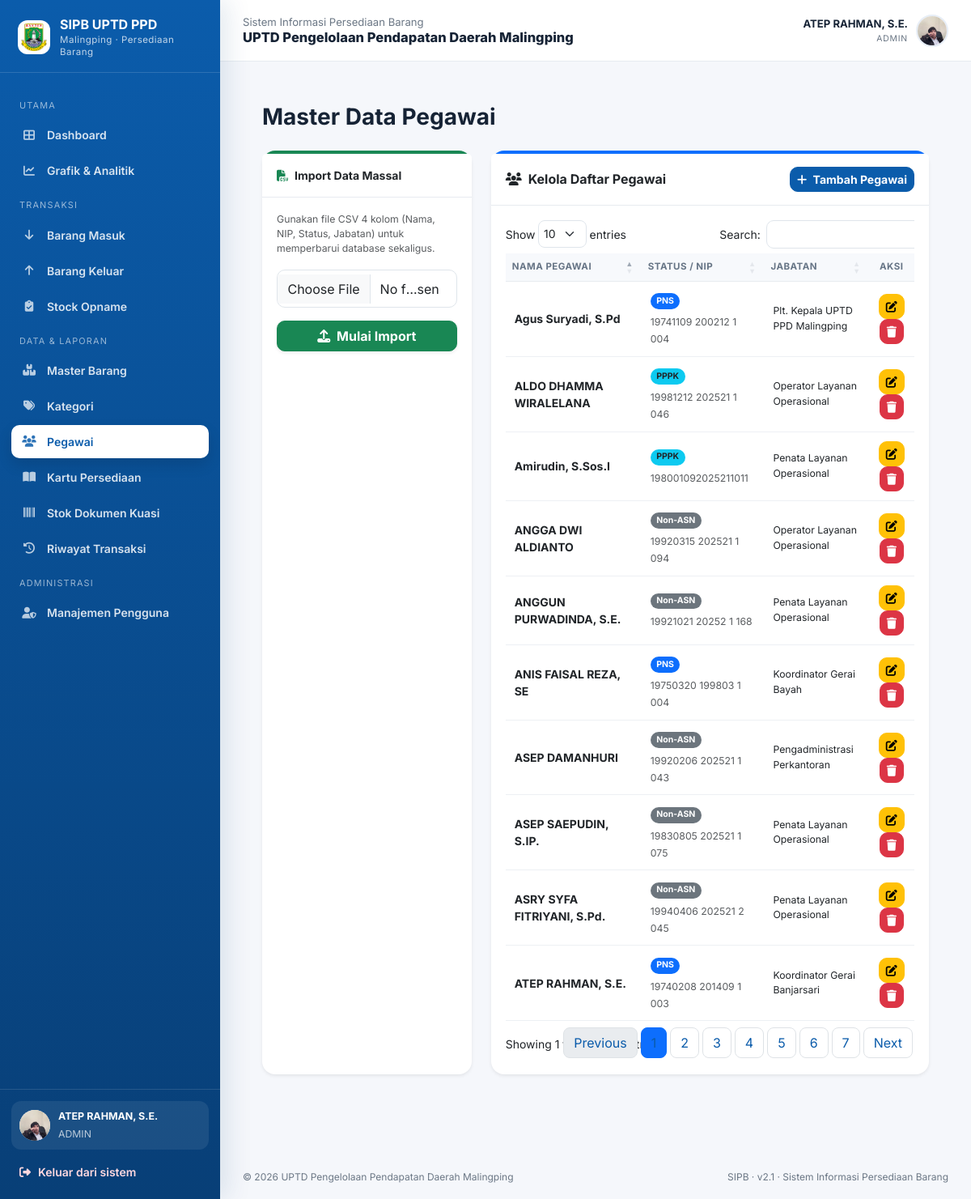
The app's page /inventory/manage_pegawai.php (signed in) with its own data.
### tables this page shows
CREATE TABLE users (
  id integer NOT NULL,
  pegawai_id integer DEFAULT NULL,
  username varchar(50) NOT NULL,
  password varchar(255) NOT NULL,
  nama_lengkap varchar(100) NOT NULL,
  role text DEFAULT 'user',
  is_active smallint DEFAULT 1,
  nip varchar(50) DEFAULT NULL,
  jabatan varchar(100) DEFAULT NULL,
  email varchar(100) DEFAULT NULL,
  foto_profil varchar(255) DEFAULT 'default.png',
  no_hp varchar(20) DEFAULT NULL,
  jenis_kelamin text DEFAULT NULL,
  tanggal_lahir date DEFAULT NULL,
  alamat text DEFAULT NULL
);

CREATE TABLE pegawai (
  id integer NOT NULL,
  nama_pegawai varchar(100) NOT NULL,
  nip varchar(50) DEFAULT NULL,
  status_pegawai varchar(20) DEFAULT 'Non-ASN',
  jabatan varchar(100) DEFAULT NULL
);

### inventory/manage_pegawai.php (the view, shortened to what this page needs)
<?php
require_once 'functions.php';
require 'header.php';
?>
<div class="container-fluid px-4 mt-4 mb-5">
    <div class="d-sm-flex align-items-center justify-content-between mb-4">
        <h1 class="h3 mb-0 text-gray-800 fw-bold" style="color: var(--gov-primary);">Master Data Pegawai</h1>
    </div>
    <div class="row">
        <div class="col-lg-4 mb-4">
            <div class="card shadow-sm border-0 border-top border-4 border-success h-100">
                <div class="card-header bg-white fw-bold"><i class="fas fa-file-csv me-2 text-success"></i>Import Data Massal</div>
                <div class="card-body">
                    <p class="small text-muted">Gunakan file CSV 4 kolom (Nama, NIP, Status, Jabatan) untuk memperbarui database sekaligus.</p>
                    <form action="" method="POST" enctype="multipart/form-data">
                        <div class="mb-3">
                            <input type="file" name="file_csv" class="form-control" accept=".csv" required>
                        </div>
                        <button type="submit" name="proses_import" class="btn btn-success w-100 fw-bold shadow-sm">
                            <i class="fas fa-upload me-1"></i> Mulai Import
                        </button>
                    </form>
                </div>
            </div>
        </div>
        <div class="col-lg-8 mb-4">
            <div class="card shadow-sm border-0 border-top border-4 border-primary h-100">
                <div class="card-header bg-white d-flex justify-content-between align-items-center py-3">
                    <h6 class="fw-bold mb-0 text-gov-primary"><i class="fas fa-users me-2"></i>Kelola Daftar Pegawai</h6>
                    <button class="btn btn-sm btn-primary fw-bold" data-bs-toggle="modal" data-bs-target="#modalTambah">
                        <i class="fas fa-plus me-1"></i> Tambah Pegawai
                    </button>
                </div>
                <div class="card-body">
                    <div class="table-responsive">
                        <table class="table table-hover align-middle tabel-data" style="width:100%">
                            <thead class="bg-light small text-uppercase fw-bold">
                                <tr>
                                    <th>Nama Pegawai</th>
                                    <th>Status / NIP</th>
                                    <th>Jabatan</th>
                                    <th class="text-center">Aksi</th>
                                </tr>
                            </thead>
                            <tbody>
                                <?php
                                $rows = $pdo->query("SELECT * FROM pegawai ORDER BY nama_pegawai ASC")->fetchAll();
                                foreach ($rows as $r):
                                    $st = $r['status_pegawai'] ?: 'Non-ASN';
                                    $color = ($st == 'PNS') ? 'bg-primary' : (($st == 'PPPK') ? 'bg-info text-dark' : 'bg-secondary');
                                ?>
                                <tr>
                                    <td class="fw-bold"><?= htmlspecialchars($r['nama_pegawai']); ?></td>
                                    <td>
                                        <span class="badge <?= $color; ?> mb-1"><?= $st; ?></span><br>
                                        <small class="text-muted"><?= htmlspecialchars($r['nip'] ?: '-'); ?></small>
                                    </td>
                                    <td class="small"><?= htmlspecialchars($r['jabatan']); ?></td>
                                    <td class="text-center">
                                        <button class="btn btn-sm btn-warning btn-edit"
                                            data-bs-toggle="modal" data-bs-target="#modalEdit"
                                            data-id="<?= $r['id']; ?>"
                                            data-nama="<?= htmlspecialchars($r['nama_pegawai']); ?>"
                                            data-nip="<?= htmlspecialchars($r['nip']); ?>"
                                            data-status="<?= $st; ?>"
                                            data-jabatan="<?= htmlspecialchars($r['jabatan']); ?>">
                                            <i class="fas fa-edit"></i>
                                        </button>
                                        <form action="" method="POST" class="d-inline" onsubmit="return confirm('Hapus pegawai ini?')">
                                            <button type="submit" name="hapus_pegawai" class="btn btn-sm btn-danger"><i class="fas fa-trash"></i></button>
                                        </form>
                                    </td>
                                </tr>
                                <?php endforeach; ?>
                            </tbody>
                        </table>
                    </div>
                </div>
            </div>
        </div>
    </div>
</div>
<?php require 'footer.php'; ?>

### inventory/header.php (shortened to what this page needs)
<?php
require_once __DIR__ . '/functions.php';
$current_page = basename($_SERVER['PHP_SELF'] ?? 'index.php');
$role = $_SESSION['role'] ?? 'user';
$nama_user = $_SESSION['nama_lengkap'] ?? 'Pengguna';
$foto_nav = 'default.png';
if (isset($_SESSION['user_id']) && isset($pdo)) {
    try {
        $stmt_ava = $pdo->prepare("SELECT foto_profil FROM users WHERE id = ?");
        $stmt_ava->execute([$_SESSION['user_id']]);
        $ava_row = $stmt_ava->fetch(PDO::FETCH_ASSOC);
        if ($ava_row && !empty($ava_row['foto_profil'])) $foto_nav = $ava_row['foto_profil'];
    } catch (Exception $e) { error_log('avatar lookup: ' . $e->getMessage()); }
}
$path_nav = 'uploads/profil/' . $foto_nav;
function nav_active(array $pages, string $current): string { return in_array($current, $pages, true) ? 'active' : ''; }
?>
<!DOCTYPE html>
<html lang="id">
<head>
    <link href="https://cdn.jsdelivr.net/npm/bootstrap@5.3.0/dist/css/bootstrap.min.css" rel="stylesheet">
    <link rel="stylesheet" href="https://cdnjs.cloudflare.com/ajax/libs/font-awesome/6.4.0/css/all.min.css">
    <link href="https://cdn.datatables.net/1.13.6/css/dataTables.bootstrap5.min.css" rel="stylesheet">
    <link href="https://cdn.datatables.net/responsive/2.5.0/css/responsive.bootstrap5.min.css" rel="stylesheet">
</head>
<body>
<div class="app-shell">
    <aside class="sidebar" id="sidebar">
        <a class="brand text-white" href="index.php">
            <img src="logo_banten.png?v=3" alt="Logo Banten">
            <div class="brand-title"><strong>SIPB UPTD PPD</strong><small>Malingping · Persediaan Barang</small></div>
        </a>
        <nav class="sidebar-nav">
            <div class="nav-label">Utama</div>
            <a class="side-link <?= nav_active(['index.php'], $current_page) ?>" href="index.php"><i class="fa-solid fa-table-cells-large"></i><span>Dashboard</span></a>
            <a class="side-link <?= nav_active(['dashboard.php'], $current_page) ?>" href="dashboard.php"><i class="fa-solid fa-chart-line"></i><span>Grafik & Analitik</span></a>
            <div class="nav-label">Transaksi</div>
            <a class="side-link <?= nav_active(['barang_masuk.php'], $current_page) ?>" href="barang_masuk.php"><i class="fa-solid fa-arrow-down"></i><span>Barang Masuk</span></a>
            <a class="side-link <?= nav_active(['barang_keluar.php'], $current_page) ?>" href="barang_keluar.php"><i class="fa-solid fa-arrow-up"></i><span>Barang Keluar</span></a>
            <a class="side-link <?= nav_active(['stock_opname.php'], $current_page) ?>" href="stock_opname.php"><i class="fa-solid fa-clipboard-check"></i><span>Stock Opname</span></a>
            <div class="nav-label">Data & Laporan</div>
            <?php if ($role === 'admin'): ?>
                <a class="side-link <?= nav_active(['manage_barang.php'], $current_page) ?>" href="manage_barang.php"><i class="fa-solid fa-boxes-stacked"></i><span>Master Barang</span></a>
                <a class="side-link <?= nav_active(['master_kategori.php'], $current_page) ?>" href="master_kategori.php"><i class="fa-solid fa-tags"></i><span>Kategori</span></a>
                <a class="side-link <?= nav_active(['manage_pegawai.php'], $current_page) ?>" href="manage_pegawai.php"><i class="fa-solid fa-users"></i><span>Pegawai</span></a>
            <?php endif; ?>
            <a class="side-link <?= nav_active(['kartu_persediaan.php'], $current_page) ?>" href="kartu_persediaan.php"><i class="fa-solid fa-book-open"></i><span>Kartu Persediaan</span></a>
            <a class="side-link <?= nav_active(['stok_kuasi.php'], $current_page) ?>" href="stok_kuasi.php"><i class="fa-solid fa-barcode"></i><span>Stok Dokumen Kuasi</span></a>
            <a class="side-link <?= nav_active(['riwayat_masuk.php','riwayat_keluar.php'], $current_page) ?>" href="riwayat_masuk.php"><i class="fa-solid fa-clock-rotate-left"></i><span>Riwayat Transaksi</span></a>
            <?php if ($role === 'admin'): ?>
                <div class="nav-label">Administrasi</div>
                <a class="side-link <?= nav_active(['manage_users.php'], $current_page) ?>" href="manage_users.php"><i class="fa-solid fa-user-shield"></i><span>Manajemen Pengguna</span></a>
            <?php endif; ?>
        </nav>
        <div class="sidebar-bottom">
            <div class="mini-profile"><img src="<?= htmlspecialchars($path_nav, ENT_QUOTES, 'UTF-8') ?>" alt="Profil"><div><strong class="d-block" style="font-size:.78rem"><?= htmlspecialchars($nama_user) ?></strong><small><?= htmlspecialchars(strtoupper($role)) ?></small></div></div>
            <a class="logout-side" href="#" data-bs-toggle="modal" data-bs-target="#logoutModal"><i class="fa-solid fa-right-from-bracket"></i> Keluar dari sistem</a>
        </div>
    </aside>
    <div class="main-wrap">
        <header class="topbar">
            <div class="topbar-left"><div><div class="crumb">Sistem Informasi Persediaan Barang</div><h1 class="page-title">UPTD Pengelolaan Pendapatan Daerah Malingping</h1></div></div>
            <div class="top-user"><div class="top-user-text text-end"><strong><?= htmlspecialchars($nama_user) ?></strong><small><?= htmlspecialchars($role) ?></small></div><img src="<?= htmlspecialchars($path_nav, ENT_QUOTES, 'UTF-8') ?>" alt="Profil pengguna"></div>
        </header>
        <main class="content">

### inventory/header.php (style rules this page uses)
:root { --primary:#0b5cab;--primary-dark:#083f77;--accent:#f4b400;--ink:#162335;--muted:#6b7785; --bg:#f5f7fb;--surface:#fff;--line:#e7ebf0;--success:#1f9d63;--danger:#dc4c64;--warning:#e5a900; --shadow:0 10px 30px rgba(21,46,77,.07);--sidebar:272px; }
* { box-sizing:border-box }
body { margin:0;background:var(--bg);color:var(--ink);font-family:'Inter',sans-serif;font-size:14px }
a { text-decoration:none }
.app-shell { min-height:100vh }
.sidebar { position:fixed;inset:0 auto 0 0;width:var(--sidebar);background:linear-gradient(180deg,#0b5cab 0%,#083f77 100%);color:#fff;z-index:1040;display:flex;flex-direction:column;box-shadow:8px 0 30px rgba(8,63,119,.12) }
.brand { padding:22px 22px 18px;border-bottom:1px solid rgba(255,255,255,.14);display:flex;align-items:center;gap:12px }
.brand img { width:42px;height:42px;object-fit:contain;background:#fff;border-radius:12px;padding:4px }
.brand-title { line-height:1.1 }
.brand-title strong { display:block;font-size:1rem }
.brand-title small { opacity:.75;font-size:.72rem;letter-spacing:.04em }
.sidebar-nav { padding:18px 14px;overflow:auto }
.nav-label { font-size:.68rem;text-transform:uppercase;letter-spacing:.11em;opacity:.58;margin:14px 10px 8px }
.side-link { display:flex;align-items:center;gap:12px;padding:10px 12px;color:rgba(255,255,255,.84);border-radius:10px;margin:3px 0;font-weight:600;transition:.18s }
.side-link i { width:20px;text-align:center;opacity:.85 }
.side-link.active { background:#fff;color:var(--primary);box-shadow:0 8px 18px rgba(0,0,0,.12) }
.sidebar-bottom { margin-top:auto;padding:14px;border-top:1px solid rgba(255,255,255,.12) }
.mini-profile { display:flex;align-items:center;gap:10px;padding:10px;border-radius:12px;background:rgba(255,255,255,.08);color:#fff }
.mini-profile img { width:38px;height:38px;border-radius:50%;object-fit:cover;background:#fff }
.mini-profile small { opacity:.7 }
.logout-side { display:flex;align-items:center;gap:9px;margin-top:8px;padding:9px 10px;border-radius:9px;color:#ffd8df;font-weight:600 }
.main-wrap { margin-left:var(--sidebar);min-height:100vh }
.topbar { height:76px;background:rgba(255,255,255,.92);backdrop-filter:blur(12px);border-bottom:1px solid var(--line);position:sticky;top:0;z-index:1030;display:flex;align-items:center;justify-content:space-between;padding:0 28px }
.topbar-left { display:flex;align-items:center;gap:14px }
.crumb { font-size:.82rem;color:var(--muted) }
.page-title { font-weight:800;font-size:1.03rem;margin:0 }
.top-user { display:flex;align-items:center;gap:10px }
.top-user img { width:40px;height:40px;border-radius:50%;object-fit:cover;border:2px solid #e7eef7 }
.top-user-text strong { display:block;font-size:.82rem }
.top-user-text small { display:block;color:var(--muted);text-transform:uppercase;font-size:.65rem;letter-spacing:.08em }
.content { padding:28px }
.card { border:1px solid var(--line);border-radius:16px;box-shadow:var(--shadow);background:var(--surface) }
.card-header { background:#fff;border-bottom:1px solid var(--line);padding:16px 18px }
.card-body { padding:18px }
.btn { border-radius:10px;font-weight:700 }
.btn-primary { background:var(--primary);border-color:var(--primary) }
.table { margin-bottom:0 }
.table thead th { font-size:.72rem;text-transform:uppercase;letter-spacing:.04em;color:#677586;background:#f7f9fc;border-bottom:1px solid var(--line);white-space:nowrap }
.table tbody td { vertical-align:middle;border-color:#edf0f4;padding:11px }
.badge { border-radius:999px;padding:.45em .7em }
.form-control,.form-select { border-radius:10px;border-color:#dfe5eb;padding:.68rem .78rem }

### records on screen
users: foto_profil (picture)
pegawai: nama_pegawai "Agus Suryadi, S.Pd", status_pegawai "PNS", nip "19741109 200212 1 004", jabatan "Plt. Kepala UPTD PPD Malingping"
pegawai: nama_pegawai "ALDO DHAMMA WIRALELANA", status_pegawai "PPPK", nip "19981212 202521 1 046", jabatan "Operator Layanan Operasional"
pegawai: nama_pegawai "Amirudin, S.Sos.I", status_pegawai "PPPK", nip "198001092025211011", jabatan "Penata Layanan Operasional"
pegawai: nama_pegawai "ANGGA DWI ALDIANTO", status_pegawai "Non-ASN", nip "19920315 202521 1 094", jabatan "Operator Layanan Operasional"
pegawai: nama_pegawai "ANGGUN PURWADINDA, S.E.", status_pegawai "Non-ASN", nip "19921021 20252 1 168", jabatan "Penata Layanan Operasional"
pegawai: nama_pegawai "ANIS FAISAL REZA, SE", status_pegawai "PNS", nip "19750320 199803 1 004", jabatan "Koordinator Gerai Bayah"
pegawai: nama_pegawai "ASEP DAMANHURI", status_pegawai "Non-ASN", nip "19920206 202521 1 043", jabatan "Pengadministrasi Perkantoran"
pegawai: nama_pegawai "ASEP SAEPUDIN, S.IP.", status_pegawai "Non-ASN", nip "19830805 202521 1 075", jabatan "Penata Layanan Operasional"
pegawai: nama_pegawai "ASRY SYFA FITRIYANI, S.Pd.", status_pegawai "Non-ASN", nip "19940406 202521 2 045", jabatan "Penata Layanan Operasional"
pegawai: nama_pegawai "ATEP RAHMAN, S.E.", status_pegawai "PNS", nip "19740208 201409 1 003", jabatan "Koordinator Gerai Banjarsari"

### other values on screen
$nama_user "ATEP RAHMAN, S.E."
$role "ADMIN"
